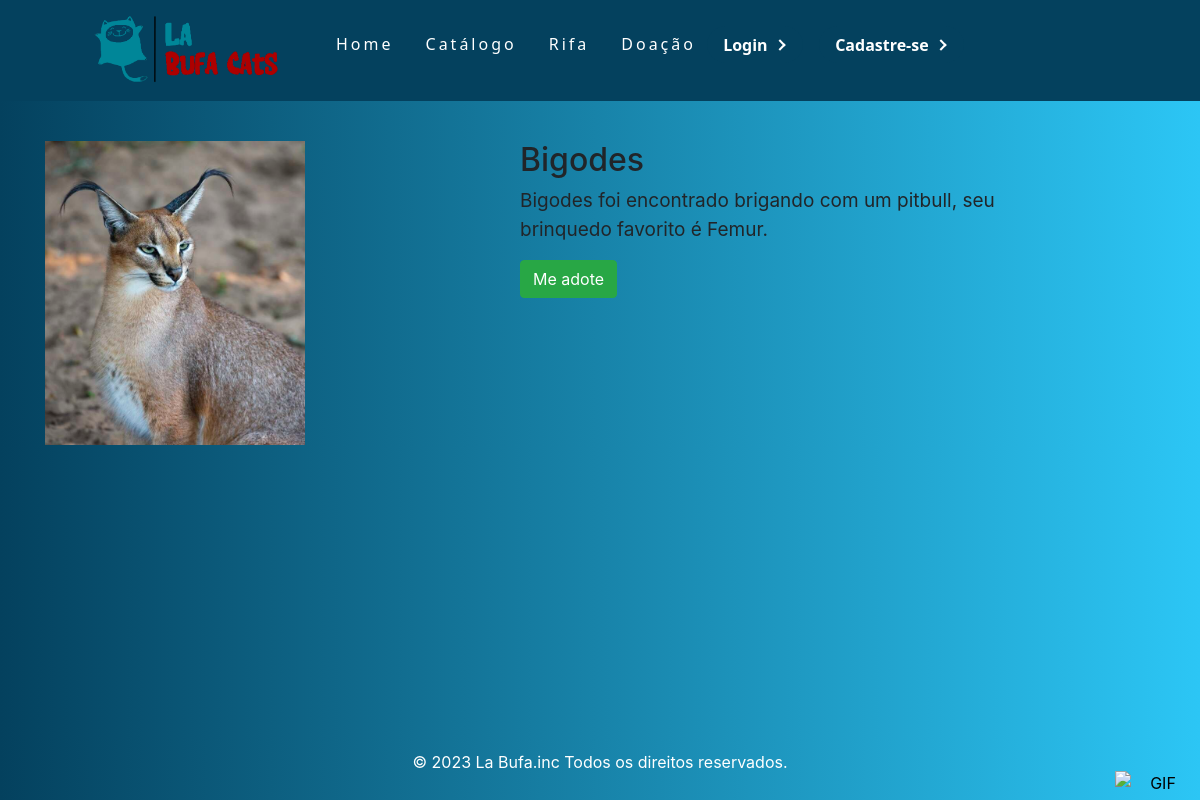
Screenshot of /3/ with the database file from the repository.
### apps/accounts/models.py (models this page shows)
class Post(models.Model):
    titulo_post = models.CharField(max_length=100)
    descricao_post = models.CharField(max_length=255)
    data_post = models.DateTimeField('Data publicado')
    img = models.ImageField(upload_to = 'uploads', default='')

### apps/accounts/views.py (the view)
# urls.py: path('<int:pk>/', views.DetalhesView.as_view(), name='detalhes'),
class DetalhesView(DetailView):
    model = Post
    template_name = 'detalhes.html'
    context_object_name = 'post'

### templates/detalhes.html
{% extends "base.html" %}
{% load static %}
{% block body %}
        <div class="container">
            <div class="row" style="margin-top: 1rem;">
                <div class="col-12 col-md-7 col-xl-5">
                    <img src={{ post.img.url }} style="height: 19rem; max-height: 20rem; max-width: 30rem; object-fit: content;">
                </div>
                <div class="col-12 col-md-7 col-xl-6">
                    <h2>{{ post.titulo_post }}</h2>
                    <p style="font-size:19px;">{{ post.descricao_post }}</p>
                    <a href="{% url 'accounts:adocao' post.id %}"> <button type="button" class="btn btn-success">Me adote</button></a>
                </div>
            </div>
        </div>
    </body>
</html>
{% endblock %}

### static/css/style.css (style rules this page uses)
body { background: linear-gradient(to right, #04415e, #2cc6f5); overflow-x: hidden; }
* { margin: 0; padding: 0; }
a { color: #fff; text-decoration: none; transition: 0.3s; color: inherit; font-weight: normal; }

### rows the page displays
Post: img (picture), titulo_post "Bigodes", descricao_post "Bigodes foi encontrado brigando com um pitbull, seu brinquedo favorito é Femur."
